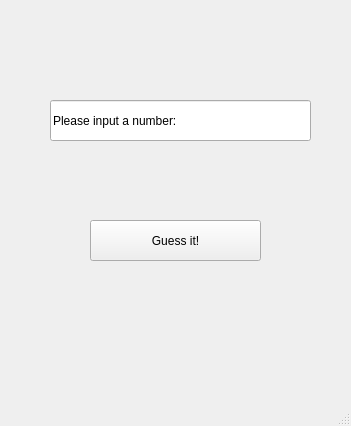
<?xml version="1.0" encoding="UTF-8"?>
<ui version="4.0">
 <class>MainWindow</class>
 <widget class="QMainWindow" name="MainWindow">
  <property name="geometry">
   <rect>
    <x>0</x>
    <y>0</y>
    <width>351</width>
    <height>426</height>
   </rect>
  </property>
  <property name="windowTitle">
   <string>Let's guess!</string>
  </property>
  <widget class="QWidget" name="centralwidget">
   <widget class="QPushButton" name="pushButton">
    <property name="geometry">
     <rect>
      <x>90</x>
      <y>220</y>
      <width>171</width>
      <height>41</height>
     </rect>
    </property>
    <property name="text">
     <string>Guess it!</string>
    </property>
   </widget>
   <widget class="QLineEdit" name="lineEdit">
    <property name="geometry">
     <rect>
      <x>50</x>
      <y>100</y>
      <width>261</width>
      <height>41</height>
     </rect>
    </property>
    <property name="text">
     <string>Please input a number:</string>
    </property>
   </widget>
  </widget>
  <widget class="QStatusBar" name="statusbar"/>
 </widget>
 <resources/>
 <connections/>
</ui>
